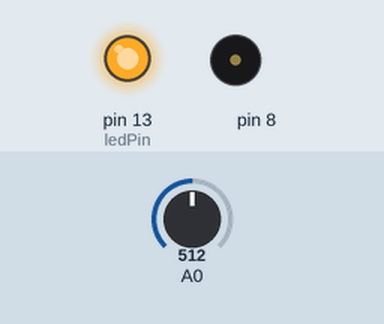
Recording of a sketch running on a simulated Arduino Uno, built with avr-gcc and run on an emulated ATmega328P. Shown: output pins drawn as LEDs (lit = HIGH), buzzer (waves = sounding). The test bench sets the inputs (shaded band); at power-on: A0 = 512.

Above: at 0.1 s.
At 5.1 s:
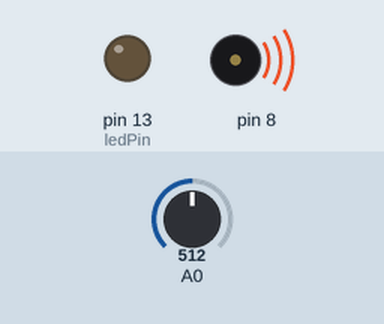
Timing chart, 0 to 6.6 s (numbered marks = the images above):
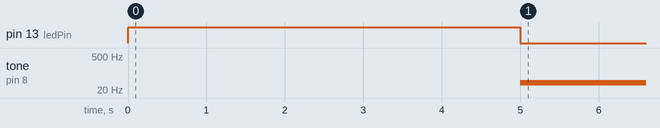

The sketch:

main.ino
```cpp
// pt = phototransistor
int ptValue;
int ptLow = 1023;
int ptHigh = 0;

const int ledPin = 13;

void setup() {
  pinMode(ledPin, OUTPUT);
  digitalWrite(ledPin, HIGH);

  while(millis() < 5000){
    if(ptValue > ptHigh){
      ptHigh = ptValue;
    }

    if(ptValue < ptLow){
      ptLow = ptValue;
    }
  }
  digitalWrite(ledPin, LOW);
}

void loop() {
  ptValue = analogRead(A0);
  int pitch = map(ptValue, ptLow, ptHigh, 40, 4000);
  tone(8, pitch, 20);

  delay(10);
}
```

Measured:
- by itself, tone on pin 8: silent → 39 Hz at 5.0 s
